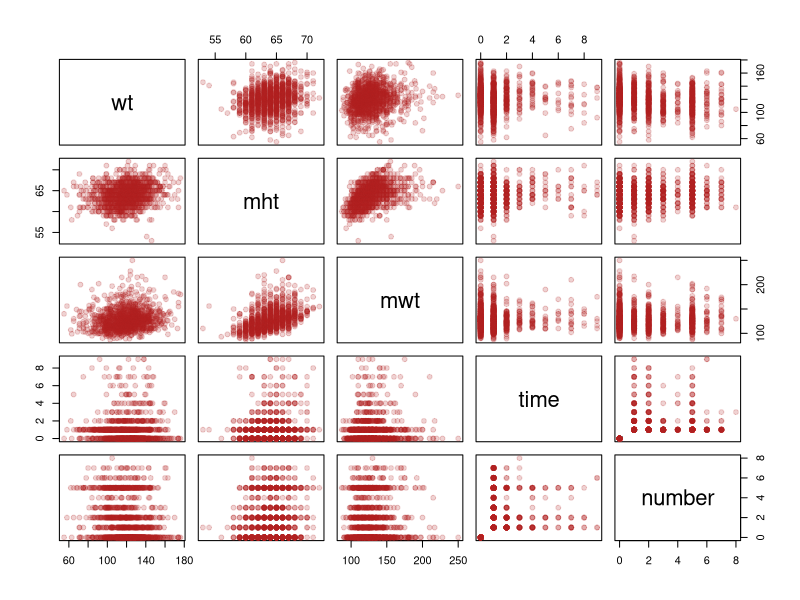
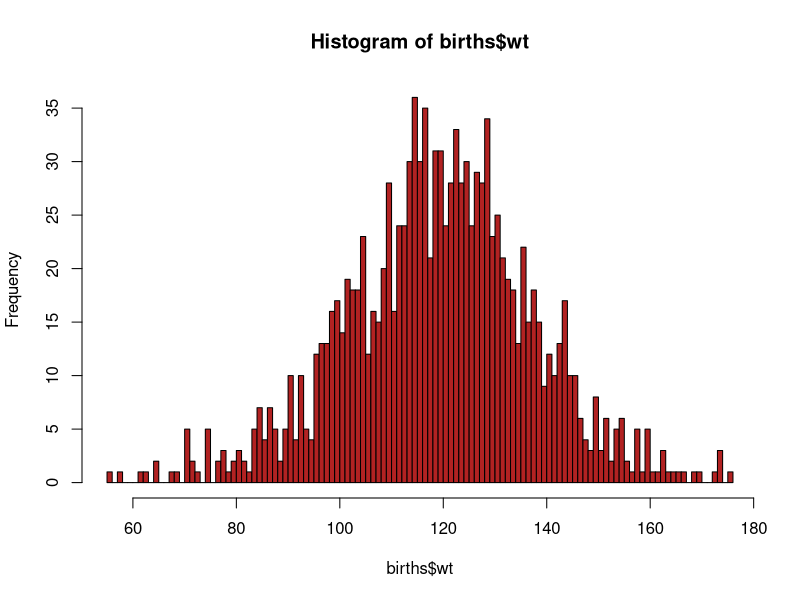
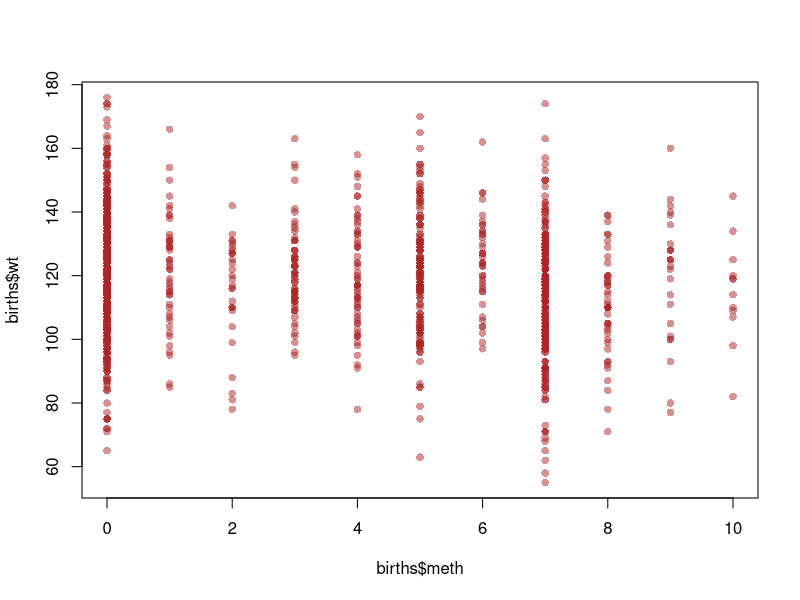
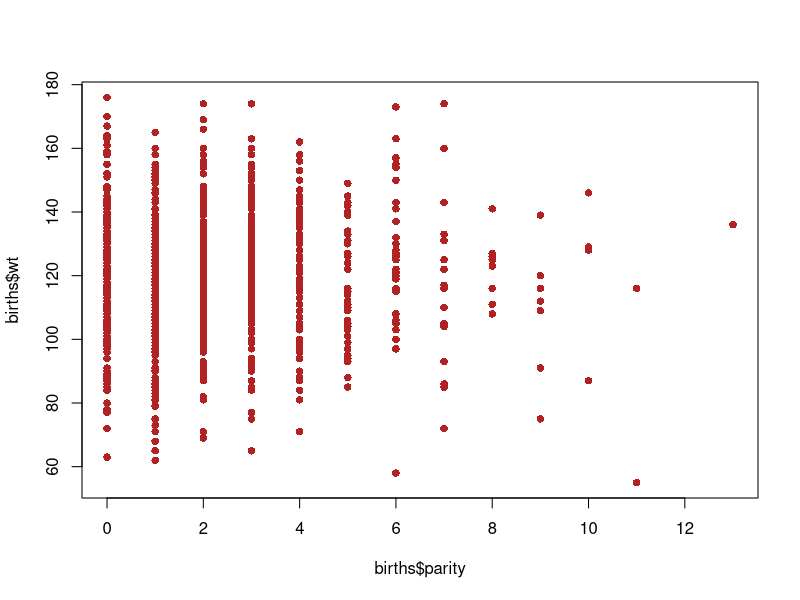
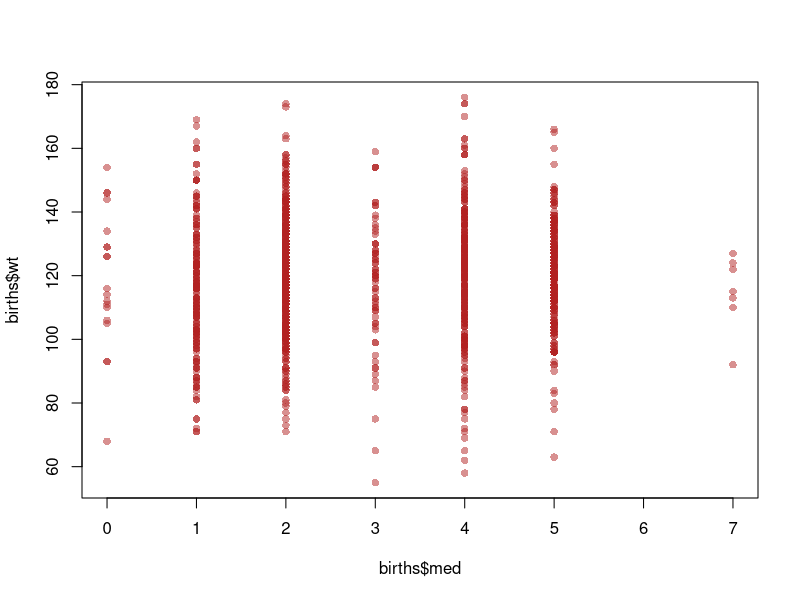
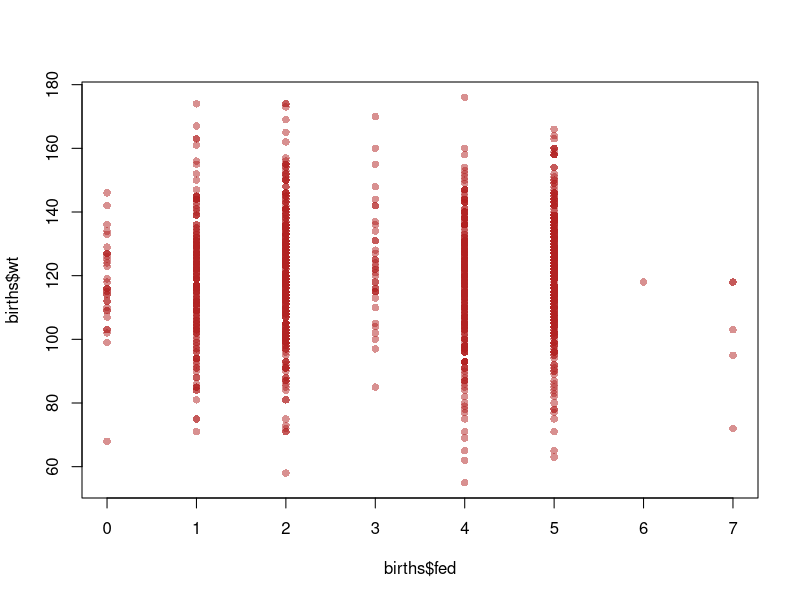
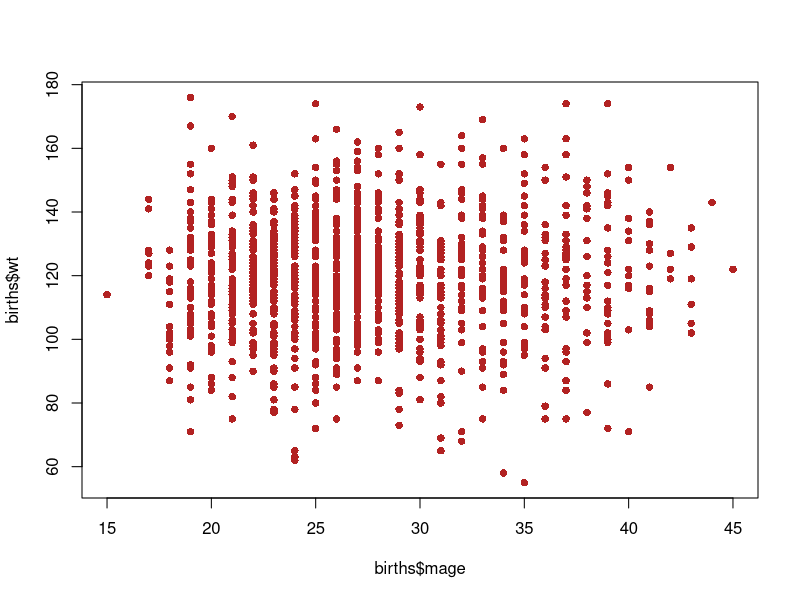
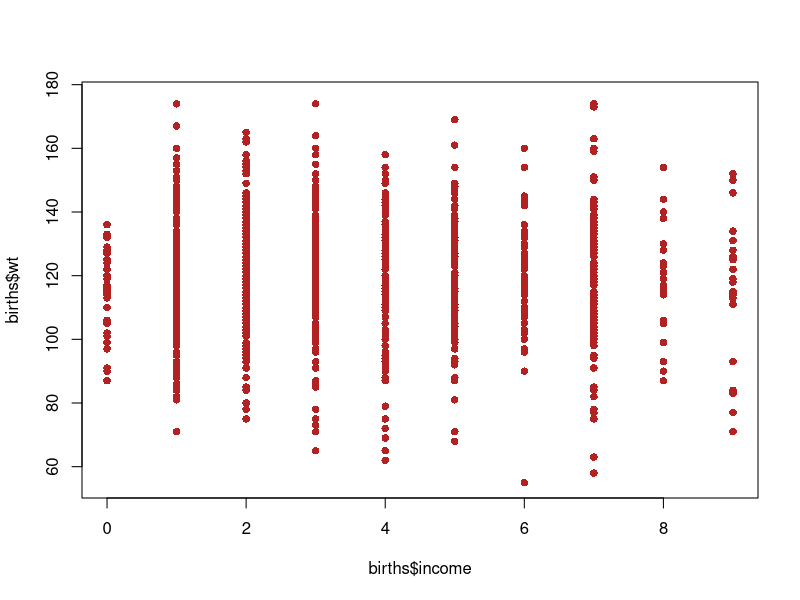

R code for these plots, in order:
## ---- chunk 1
# Knitr Configuration
knitr::opts_chunk$set(include=FALSE, results="hide")
## ---- chunk 2
# Import
births <- read.csv("chds_births.csv")
## ---- chunk 3
pairs(births[c("wt", "mht", "mwt","time", "number")], col=adjustcolor("firebrick", 0.2), pch=19)
## ---- chunk 4
hist(births$wt, breaks=100, col = "firebrick") 
## ---- chunk 5
plot(births$meth, births$wt, col=adjustcolor("firebrick", 0.5), pch=16) #mother's ethnicity vs weight
## ---- chunk 6
plot(births$parity, births$wt, pch=16, col="firebrick") 

round(sapply(0:13, function (parity) c(mean(births[births$parity==parity, "wt"]), sd(births[births$parity==parity, "wt"]))), 2)

## ---- chunk 7
plot(births$med, births$wt, col=adjustcolor("firebrick", 0.5), pch=16)
plot(births$fed, births$wt, col=adjustcolor("firebrick", 0.5), pch=16) 
plot(births$mage, births$wt, pch=16, col="firebrick") 
plot(births$income, births$wt, pch=16, col="firebrick") 
plot(births$med, births$fed, col=adjustcolor("firebrick", 0.5), pch=16)
## ---- chunk 8
#lm(wt ~ I(fht - mht), data=data)
plot(births$mht, births$fht, col=adjustcolor("firebrick", 0.25), pch=16)
abline(coef=c(0, 1))
plot(births$fht < births$mht, births$wt, col=adjustcolor("firebrick", 0.5), pch=16)
mean(na.omit(births[births$fht < births$mht, ]$wt)) #mean for when mom is shorter than dad
mean(na.omit(births[!(births$fht < births$mht), ]$wt)) #mean for when dad is shorter than mom
## ---- chunk 9
plot(births$fht - births$mht, births$wt, pch=16, col="firebrick")
## ---- chunk 10
plot(births$mwt / I(births$mht)^2, births$wt, pch=16, col="firebrick") 
## ---- chunk 11
plot(births$gestation, births$wt)
summary(lm(wt ~ gestation, data=births)) 
## ---- chunk 12
#sum(na.omit(births$meth > 10 | births$meth < 0))
#sum(na.omit(births$feth > 10 | births$meth < 0))
#sum(na.omit(births$med > 7 | births$med < 0))
#sum(na.omit(births$fed > 7 | births$med < 0))
#sum(na.omit(births$marital > 5 | births$marital < 1))
#sum(na.omit(births$income > 9 | births$income < 0))
#sum(na.omit(births$smoke > 3 | births$smoke < 0))
#sum(na.omit(births$time > 9 | births$time < 0))
#sum(na.omit(births$number > 9 | births$number < 0))

"meth"
summary(factor(births$meth))
"feth"
summary(factor(births$feth))
"med"
summary(factor(births$med))
"fed"
summary(factor(births$fed))
"marital"
summary(factor(births$marital))
"income"
summary(factor(births$income))
"smoke"
summary(factor(births$smoke))
"time"
summary(factor(births$time))
"number"
summary(factor(births$number))

mendedBirths <- data.frame(births)
mendedBirths[mendedBirths$marital == 0, "marital"] <- NA
#mendedBirths$number <- mendedBirths$number - 1 * (mendedBirths$number == 8)
#summary(factor(mendedBirths$number))
## ---- chunk 13
N <- nrow(mendedBirths)
round(sapply(colnames(mendedBirths), function (colname) sum(is.na(mendedBirths[colname])) / N), 2)

nrow(na.omit(mendedBirths[, !(colnames(mendedBirths) %in% c("fht", "fwt", "income"))])) / N

nrow(na.omit(mendedBirths[, !(colnames(mendedBirths) %in% c("fht", "fwt", "income"))])) / N
## ---- chunk 14
library(mice)
k <- 5

multiplyImputedBirths <- mice(mendedBirths, m = k, method = "pmm", seed = 500, printFlag = FALSE)

imputedBirths <- lapply(1:k, function(i) complete(multiplyImputedBirths, i))
## ---- chunk 15
numCigs <- function (number) (number <= 4) * (5 * number - 2.5) + (number > 4) * (10 * number - 25.5)

# Re-encoding and labelling variates
decodeBirthVariates <- function (birthsDataset) {
  newDataset = data.frame(birthsDataset)

  ethLabels <- c(
    "Caucasian",
    "Mexican",
    "African-American",
    "Asian",
    "Mixed",
    "Other"
  )
  edLabels <- c(
    "Elementary School",
    "Middle School",
    "High School",
    "High School + Trade School",
    "High School + Some College",
    "College Graduate",
    "Trade School",
    "High School Unclear"
  )

  newDataset$meth <- cut(
    birthsDataset$meth,
    breaks = c(0, 5:10), 
    labels = ethLabels,
    right = TRUE,
    include.lowest= TRUE
  )

  newDataset$med <- cut(
    birthsDataset$med,
    breaks = 0:8, 
    labels = edLabels,
    right = FALSE
  )

  newDataset$feth <- cut(
    birthsDataset$feth,
    breaks = c(0, 5:10),
    labels = ethLabels,
    right = TRUE,
    include.lowest= TRUE
  )

  newDataset$fed <- cut(
    birthsDataset$fed,
    breaks = 0:8, 
    labels = edLabels,
    right = FALSE
  )

  newDataset$smoke <- cut(
    birthsDataset$smoke,
    breaks = 0:4, 
    labels = c(
      "Never",
      "Smokes Now",
      "Until Pregnancy",
      "Doesn't Smoke Anymore"
    ),
    right = FALSE
  )

  newDataset$marital <- cut(
    birthsDataset$marital,
    breaks = 0:5,
    labels = c(
      "Married",
      "Legally Separated",
      "Divorced",
      "Widowed",
      "Never Married"
    )
  )

  newDataset$number <- numCigs(birthsDataset$number)

  newDataset$time <- cut(
    birthsDataset$time,
    breaks = 0:10,
    labels = c(
      "Never Smoked",
      "Still Smokes",
      "During Pregnancy",
      "Less Than A Year",
      "1-2 Years",
      "2-3 Years",
      "3-4 Years",
      "5-9 Years",
      "More Than 10 Years",
      "Quit But Don't Know When"
    ),
    right = FALSE
  )

  newDataset$income <- cut(
    birthsDataset$income,
    breaks = c(0, 1, 2, 10),
    labels = c(
      "Under 2500",
      "2500-4999",
      "5000-Over 25000"
    ),
    right = FALSE
  )

  newDataset
}

decodedImputedBirths <- lapply(imputedBirths, decodeBirthVariates)
## ---- chunk 16
poundsToKg <- 0.453592
inchesToM <- 0.0254
#https://www.mayoclinic.org/healthy-lifestyle/pregnancy-week-by-week/in-depth/pregnancy-weight-gain/art-20044360?pg=1
underweightNormalBoundary <- 18.5
normalOverweightBoundary <- 25
overweightObeseBoundary <- 30
#obeseWeightGain <- mean(c(11, 20))
#overweightWeightGain <- mean(c(15, 25))
#normalWeightGain <- mean(c(25, 30))
#underweightWeightGain <- mean(c(28, 40))
isUnderweight <- function (x) x < underweightNormalBoundary
isNormal <- function (x) x < normalOverweightBoundary & x >= underweightNormalBoundary
isOverweight <- function (x) x < overweightObeseBoundary & x >= normalOverweightBoundary
isObese <- function (x) x >= overweightObeseBoundary

bmi <- function (wtLbs, htIn) (wtLbs * poundsToKg) / (htIn * inchesToM)^2
#obesePrePregnancyBMI <- function (pregnancyWt, ht) bmi(pregnancyWt - obeseWeightGain, ht)
#overweightPrePregnancyBMI <- function (pregnancyWt, ht) bmi(pregnancyWt - overweightWeightGain, ht)
#normalPrePregnancyBMI <- function (pregnancyWt, ht) bmi(pregnancyWt - normalWeightGain, ht)
#underweightPrePregnancyBMI <- function (pregnancyWt, ht) bmi(pregnancyWt - underweightWeightGain, ht)

prePregnancyBMI <- function (pregnancyWt, ht) {
  attemptOrder = sample(
    list(
      c(obesePrePregnancyBMI, isObese),
      c(overweightPrePregnancyBMI, isOverweight),
      c(normalPrePregnancyBMI, isNormal),
      c(underweightPrePregnancyBMI, isUnderweight)
    ),
    4
  )
  
  for (bmiCategoryPair in attemptOrder) {
    if (bmiCategoryPair[[2]](bmiCategoryPair[[1]](pregnancyWt, ht))) {
      return(bmiCategoryPair[[1]](pregnancyWt, ht))
    }
  }
}

weightFromBMI <- function (prePregnancyBMI, ht) {
  (1 / poundsToKg) * prePregnancyBMI * (ht * inchesToM)^2
}

smokingImpact <- function (time, number) {
  cigaretteEffectRatio = 6
  # Take the average of the bounds of the range of cigarettes smoked by a given category
  # as the approximate exact number of cigarettes smoked per day
  # https://www.med.uottawa.ca/sim/data/Smoking_and_Health_e.htm shows that it took a
  # six-fold increase in the number of cigarettes smoked a day to double the impact
  # on the likelihood of developing lung cancer. We approximate the effect of smoking
  # on birth with this ratio too.
  activeSmokingImpact = (number != 0) * 2^(numCigs(number) / cigaretteEffectRatio)
  
  impactTimeDecay = 2
  
  # Approximate a scalar number of years since quiting based on the categorical variable
  yearsQuit = (time >= 3) * (-2.5 + time) + (time >= 7) * (-18.5 + 3 * time)
  # Time = 1 or 2 are special cases with 0 decay
  yearsQuit = yearsQuit * (time >= 3)
  
  decayedSmokingImpact = activeSmokingImpact * exp(-yearsQuit / impactTimeDecay)
  
  decayedSmokingImpact
}

craftFeatures <- function (imputedBirthsDataset) {
  newDataset = decodeBirthVariates(imputedBirthsDataset)

  newDataset$sameEth <- factor(
    imputedBirthsDataset$meth == imputedBirthsDataset$feth,
    labels = c("Different", "Same")
  )
  # What about "Other" though?
  
  newDataset$htDiff <- newDataset$fht - newDataset$mht
    
  newDataset$lateMom <- factor(
    newDataset$parity == 0 & newDataset$mage >= 35,
    labels = c("Not late", "Late")
  )

  newDataset$mBMI <- bmi(newDataset$mwt, newDataset$mht)
  
  #newDataset$mwt <- weightFromBMI(newDataset$mBMI, newDataset$mht)
  
  newDataset$mBMICategory <- factor(
    1 * isNormal(newDataset$mBMI)
      + 2 * isOverweight(newDataset$mBMI)
      + 3 * isObese(newDataset$mBMI),
    labels = c("Underweight", "Normal", "Overweight", "Obese")
  )
  
  newDataset$smokingImpact <- smokingImpact(
    imputedBirthsDataset$time,
    imputedBirthsDataset$number
  )
  newDataset$smokingQuitCategory <- factor(
    1 * (imputedBirthsDataset$time == 2) + 2 * (imputedBirthsDataset$time == 1),
    labels = c("Before/Never", "During", "Continued")
  )
  
  newDataset
}

engineeredFeatures <- c(
  "sameEth",
  "htDiff",
  "lateMom",
  "mBMI",
  "mBMICategory",
  "smokingImpact",
  "smokingQuitCategory"
)

engineeredFeatureBirths <- lapply(imputedBirths, craftFeatures)
## ---- chunk 17
meanAIC <- function (model, datasets) mean(sapply(
  datasets,
  function (dataset) AIC(update(model, data = dataset))
))

selectModel <- function (
  datasets,
  predictedVar,
  excludedVars = c(),
  specialTerms = c()
) {
  selectedModelMeanAIC = .Machine$integer.max
  selectedModel = NULL
  
  for (dataset in datasets) {
    #adjustedBirthsDataset <- birthsDataset[, !colnames(birthsDataset) %in% excludedVars]
    M0 = lm(wt ~ 1, data = dataset)
    Mmax = lm(
      formula(paste(
        predictedVar,
        "~",
        "(.",
        Reduce(function (l, r) paste(l, r), Map(function (term) paste("-", term), excludedVars), ""),
        ")^2",
        Reduce(function (l, r) paste(l, r), Map(function (term) paste("+", term), specialTerms), "")
      )),
      data = dataset
    )
    #Mmax <- lm(
    #  wt ~ (. - gestation - marital - time - meth - feth - med - fed)^2 + marital + time + meth + feth + med + fed,
    #  data = adjustedBirthsDataset
    #)
    #Mmax <- lm(wt ~ .^2, data = dataset)
    
    #checking if there are betas that are NA
    #beta.max <- coef(Mmax)
    #names(beta.max)[is.na(beta.max)]
    #anyNA(coef(Mmax))
  
    candidateModel = step(
      # lm(
      # as.formula(paste(
      #   predictedVar,
      #   "~",
      #   "(.",
      #   Reduce(function (l, r) paste(l, r), Map(function (term) paste("-", term), excludedVars), ""),
      #   ")"
      # )),
      # data=dataset
      # ),
      lm(wt ~ 1, data = dataset),
      scope = list(lower = M0, upper = Mmax),
      direction = "both",
      trace = 0
    )
  
    candidateModelMeanAIC = mean(sapply(
      datasets,
      function (dataset) AIC(update(candidateModel, data = dataset))
    ))
  
    if (candidateModelMeanAIC < selectedModelMeanAIC) {
      selectedModel = update(candidateModel, data = dataset)
      selectedModelMeanAIC = candidateModelMeanAIC
    }
  }
  
  selectedModel
}
## ---- chunk 18
basicBirthWeightModel <- selectModel(
  decodedImputedBirths,
  "wt",
  excludedVars = c("gestation", "smoke")
)
basicBirthWeightModelMeanAIC <- meanAIC(basicBirthWeightModel, decodedImputedBirths)
## ---- chunk 19
engineeredBirthWeightModel <- selectModel(
  engineeredFeatureBirths,
  "wt",
  c("gestation", "smoke", "time", "smokingQuitCategory", "fht", "mBMICategory"),
  c("time")#, smokingImpact:smokingQuitCategory")
  #c("smokingImpact", "mBMI", "htDiff", "sameEth",  "lateMom")
)
engineeredBirthWeightModelMeanAIC <- meanAIC(
  engineeredBirthWeightModel,
  engineeredFeatureBirths
)
## ---- chunk 20
#leveragePlots(basicBirthWeightModel)
#leveragePlots(engineeredBirthWeightModel)

#cook's distance vs. leverage for Model 1
D <- cooks.distance(basicBirthWeightModel) 
#flag some of the points
infl.ind <- which.max(D) # top influence point
h <- hatvalues(basicBirthWeightModel)
p <- length(coef(basicBirthWeightModel))
n <- nobs(basicBirthWeightModel)
hbar <- p/n
lev.ind <- h > 2*hbar 
# leverage more than 2x the average
clrs <- rep("black", len = n)

clrs[lev.ind] <- "blue"
clrs[infl.ind] <- "red"
par(mfrow = c(1,1), mar = c(4,4,1,1))
cex <- .8
plot(h, D, xlab = "Leverage", ylab = "Cook's Influence Measure", main = "Leverage Plot for Model 1", pch = 21, bg = clrs, cex = cex, cex.axis = cex)

# average leverage
abline(v = 2*hbar, col = "grey60", lty = 2) # 2x average leverage
legend("topleft", legend = c("High Leverage", "High Influence"), pch = 21,pt.bg = c("blue", "red"), cex = cex, pt.cex = cex)

#cook's distance vs. leverage for Model 2
D <- cooks.distance(engineeredBirthWeightModel) 
#flag some of the points
infl.ind <- which.max(D) # top influence point
h <- hatvalues(engineeredBirthWeightModel)
p <- length(coef(engineeredBirthWeightModel))
n <- nobs(engineeredBirthWeightModel)
hbar <- p/n
lev.ind <- h > 2*hbar 
# leverage more than 2x the average
clrs <- rep("black", len = n)

clrs[lev.ind] <- "blue"
clrs[infl.ind] <- "red"
par(mfrow = c(1,1), mar = c(4,4,1,1))
cex <- .8
plot(h, D, xlab = "Leverage", ylab = "Cook's Influence Measure", main = "Leverage Plot for Model 2", pch = 21, bg = clrs, cex = cex, cex.axis = cex)

# average leverage
abline(v = 2*hbar, col = "grey60", lty = 2) # 2x average leverage
legend("topleft", legend = c("High Leverage", "High Influence"), pch = 21,pt.bg = c("blue", "red"), cex = cex, pt.cex = cex)

## ---- chunk 21
testSetRatio = 0.1

crossValidate <- function (model1, model2, datasets) {
  # "Usually about a thousand is fine" - M. Lysy, Nov. 27, 2018
  m = k * 1000

  model1rPMSE <- vector(mode = "numeric", length = m)
  model2rPMSE <- vector(mode = "numeric", length = m)

  for (i in 1:m) {
    chosenSet = datasets[[1 + i %% k]]
    Ntotal = nrow(chosenSet)
    Ntest = floor(Ntotal * testSetRatio)
    outOfSampleIndices = sample(Ntotal, Ntest)
    trainSet = chosenSet[-outOfSampleIndices, ]
    testSet = chosenSet[outOfSampleIndices, ]
    
    model1 = update(model1, data = trainSet)
    model2 = update(model2, data = trainSet)
    outOfSamplePredictions1 = predict(model1, newdata = testSet)
    outOfSamplePredictions2 = predict(model2, newdata = testSet)
    predictionErrors1 = (testSet$wt - outOfSamplePredictions1) ^ 2
    predictionErrors2 = (testSet$wt - outOfSamplePredictions2) ^ 2
    model1rPMSE[i] <- sqrt(sum(predictionErrors1) / Ntest)
    model2rPMSE[i] <- sqrt(sum(predictionErrors2) / Ntest)
  }
  
  list(
    rPMSEs = data.frame(model1 = model1rPMSE, model2 = model2rPMSE),
    residuals = data.frame(
      actual = testSet$wt,
      model1Predictions = outOfSamplePredictions1,
      model2Predictions = outOfSamplePredictions2,
      model1 = outOfSamplePredictions1 - testSet$wt,
      model2 = outOfSamplePredictions2 - testSet$wt
    )
  )
}

cvResults <- crossValidate(
  basicBirthWeightModel,
  engineeredBirthWeightModel,
  engineeredFeatureBirths
)

rPMSEs <- cvResults$rPMSEs
paste(mean(rPMSEs$model1), sd(rPMSEs$model1))
paste(mean(rPMSEs$model2), sd(rPMSEs$model2))
boxplot(list(model1rPMSE = rPMSEs$model1, model2rPMSE = rPMSEs$model2))

par(mfrow=c(2,2))
plot(cvResults$residuals$actual, cvResults$residuals$model1)
plot(cvResults$residuals$actual, cvResults$residuals$model2)
plot(cvResults$residuals$model1Predictions, cvResults$residuals$model1)
plot(cvResults$residuals$model2Predictions, cvResults$residuals$model2)
## ---- chunk 22
library(car)

residualPlot(basicBirthWeightModel, main= "Residuals vs Fitted")
residualPlot(engineeredBirthWeightModel, main = "Residuals vs Fitted")
## ---- chunk 23

qqplot(cvResults$residuals$model1Predictions,cvResults$residuals$actual)
abline(a = 0, b = 20, lty = 2, col = "blue")

qqplot(cvResults$residuals$model2Predictions,cvResults$residuals$actual)
abline(a = 0, b = 20, lty = 2, col = "blue")
## ---- chunk 24

qqnorm(cvResults$residuals$model1)
abline(a = 0, b = 20, lty = 2, col = "blue")

qqnorm(cvResults$residuals$model2)
abline(a = 0, b = 20, lty = 2, col = "blue")
